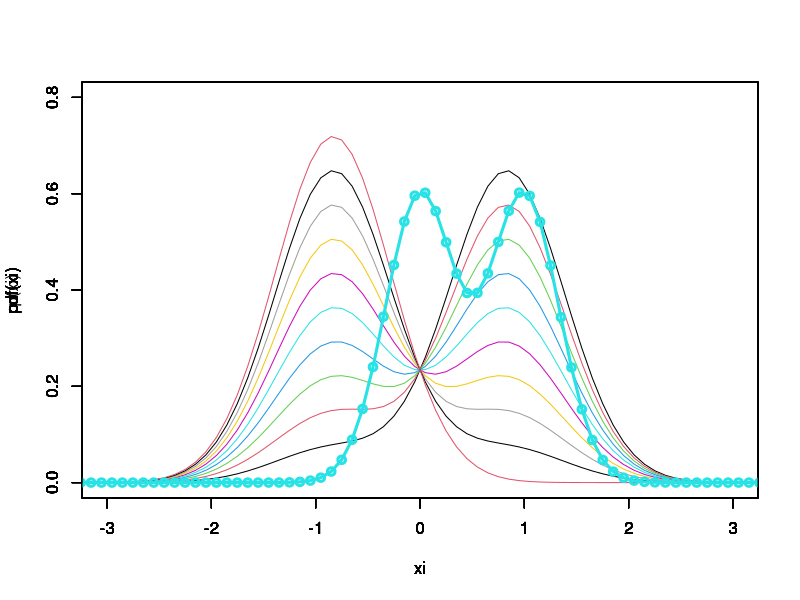

Write R code to recreate this figure. (Note: this script raises an error after producing the figure.)
#?}5.2?Ńl?Q???g???s?[???ő??ȂƂ?????mu=0.7?????肾??,(5.49)?̕??ςƕ??U?ƌv?Z??,
#???̕??ςƕ??U?����K?E?X???z?ƕ\??????,mu?𓮂?????(5.49)?̐}???K?E?X???z?Ɣ??r???Ăǂ̂??炢?Ⴂ?????邩?????B
#mu=0.7?ňႢ?????????邩?���???Ȃ??B

mu=0.5
phi = function(xi) dnorm(xi,mean=0,sd=1)

p = function(xi){
    mu*3*phi(3*xi) + (1 - mu)*3*phi(3*(xi - 1))
    
}

mean=1-mu
var=((10-9*mu)/9)-(1-mu)^2

pdf=function(xi){
    p(sqrt(var)*xi+mean)*(sqrt(var))
}

integrate(pdf,-Inf,Inf)





xi=seq(-50,50,length=1000)

#p??mu?ɂ??ē?????
for( mu in 0:10){
    mu = mu*0.1
    plot(xi,pdf(xi),xlab="xi",xlim=c(-3,3),ylim=c(0,0.8),type="l",col=mu*10,lwd=1)
    par(new=T)
}

mu=0.5
plot(xi,p(xi),xlab="xi",xlim=c(-3,3),ylim=c(0,0.8),type="o",col=mu*10,lwd=3)
par(new=T)
mu=0.5
mean=1-mu
var=(28-27*mu)/9
plot(xi,Gauss(xi),xlab="xi",ylab="",xlim=c(-3,3),ylim=c(0,0.8), pch = 1,type="b" ,cex= 0.3,axes = FALSE, lwd = 3,las = 1)



#Gauss?֐???mu?ɂ??ē?????
for( mu in 0:10){
    mu = mu*0.1
    mean=1-mu
    var=(28-27*mu)/9
    plot(xi,Gauss(xi),xlab="xi",xlim=c(-3,3),ylim=c(0,0.8),type="l",col=mu*10,lwd=1)
    par(new=T)
}
mu=0.5
mean=1-mu
var=(28-27*mu)/9
plot(xi,Gauss(xi),xlab="xi",xlim=c(-3,3),ylim=c(0,0.8),type="o",col=mu*10,lwd=2)

m
#########################











#par(new=T)
#plot(xi,p(xi),xlab="xi",ylab="pdf",xlim=c(-3,3),ylim=c(0,0.6),type="l",col=2)

par(new=T)




#mu=0.10
#plot(xi,p(xi),xlab="xi",xlim=c(-3,3),ylim=c(0,0.8),type="l",col=mu*10)

mu=0.7
plot(xi,p(xi),xlab="xi",xlim=c(-3,3),ylim=c(0,0.8),type="l",col=mu*10)

for( mu in 70:80){
    mu = mu*0.01
    plot(xi,p(xi),xlab="xi",xlim=c(-3,3),ylim=c(0,0.5),type="l",col=mu*100)
    par(new=T)
}
